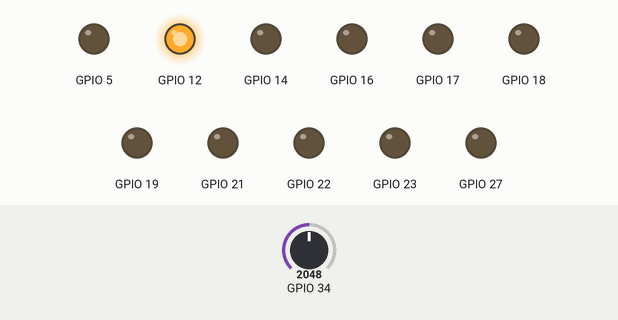
This program was run on a simulated ESP32. On the bench: output pins drawn as LEDs (lit = HIGH). The test bench sets the inputs (shaded band); at power-on: GPIO 34 = 2048.

Above: at 5.7 s.
5.8 s: GPIO 34 set to 3334
7.7 s: GPIO 34 set to 3458
At 9.4 s:
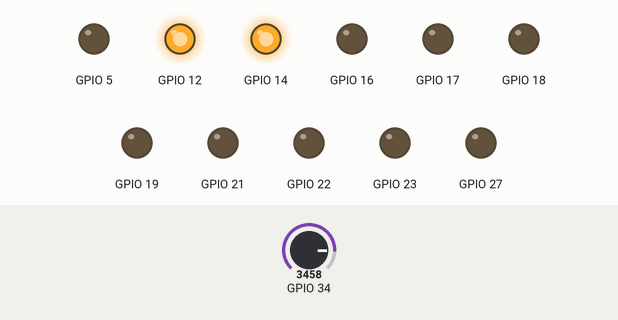
10.0 s: GPIO 34 set to 3534
11.7 s: GPIO 34 set to 3647
At 13.7 s:
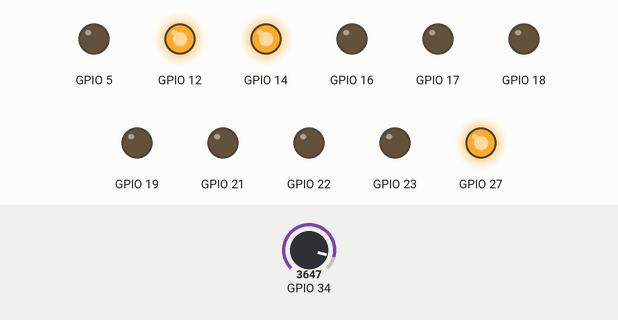
14.0 s: GPIO 34 set to 2866
At 15.2 s:
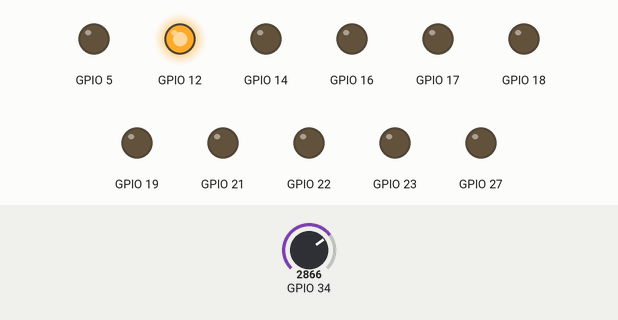
16.0 s: GPIO 34 set to 3603
At 16.8 s:
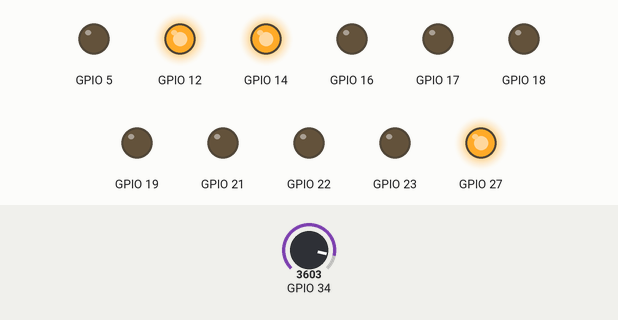
Timing chart, 0 to 19.0 s (numbered marks = the images above; inputs shaded):
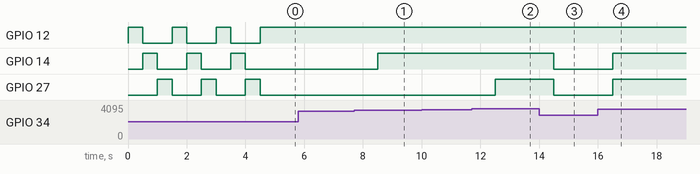

Measured:
- the behaviour switches between 3406 and 3407 on GPIO 34 (found by bisection; images 0 and 1)
- the behaviour switches between 3579 and 3580 on GPIO 34 (found by bisection; images 1 and 2)
- after the input at 5.8 s, every drawn part: stays the same
- after the input at 7.7 s, GPIO 14: LOW → HIGH after 0.80 s
- after the input at 10.0 s, every drawn part: stays the same
- after the input at 11.7 s, GPIO 27: LOW → HIGH after 0.80 s
- after the input at 14.0 s, GPIO 14, GPIO 27: HIGH → LOW after 0.50 s
- after the input at 16.0 s, GPIO 14, GPIO 27: LOW → HIGH after 0.50 s
- by itself, GPIO 12: alternates HIGH for 0.50 s and LOW for 1.0 s

The program:

main.cpp
```cpp
// (licence header left out)
#include <Arduino.h>
#include <MotorPWM.h>
#include <UDPcontrol.h>
#include <PS4Control.h>
#include <BatteryStatus.h>
#include <StatusLED.h>
#include "Sensor.h"
#include <Adafruit_LSM9DS1.h>

/*########################################################################*/
// Define control mode (comment out one of the following)                //#
#define UDP_CONTROL_MODE                                                 //#
//#define PS4_CONTROL_MODE                                               //#
/*########################################################################*/

// Uncomment to print the MAC address of ESP32 to the serial monitor
//#define PRINT_MAC_ADDRESS

// Define to enable serial debugging
//#define SERIAL_DEBUG

#ifdef SERIAL_DEBUG
  // Used to store the last time a message was printed to the serial monitor
  unsigned long previousMillis = 0;
#endif

// Variable used to check battery level and display it on the LED
unsigned long StatusUpdateMillis = 0;
float batteryVoltage;
uint8_t batteryPercent;

#ifdef UDP_CONTROL_MODE
  // Variable used to store the last time a status message was sent
  unsigned long lastStatusMessageMillis = 0;

  // Definition of network credentials and static IP configuration
  const char* ssid = "MecanumWheelCar";
  const char* password = "car12345";
  unsigned int commandPort = 4444;
  unsigned int statusPort = 4445;
  IPAddress localIP(192, 168, 10, 1);
  IPAddress gateway(192, 168, 10, 1);
  IPAddress subnet(255, 255, 255, 0);
#endif

#ifdef PS4_CONTROL_MODE
  unsigned long ledupdateMillis = 0;
#endif

// Arrays to store the move direction and motor speeds
int8_t moveDir[3]; // Array for dirX, dirY, and angle
int16_t motorSpeed[4]; // Array for motor_A, motor_B, motor_C, and motor_D

// Object for PWM motor control (frequency = 20 kHz, resolution = 8 bits)
MotorPWM MotorControl(20000,8);

// Create object for LSM9DS1 sensor
//Adafruit_LSM9DS1 lsm = Adafruit_LSM9DS1();
//read_data acc(&lsm);

#ifdef UDP_CONTROL_MODE
  UDPControl udpControl(ssid, password, commandPort, statusPort, localIP, gateway, subnet);
#elif defined(PS4_CONTROL_MODE)
  PS4_Control ps4Control;
#endif

// Function to handle the case when the battery level is critically low
void batteryEmpty();

// Function to initialize the car and set up the control mode
void setup(){
  initStatusLED();
  playStartupAnimation();

  initBatteryStatus();

  #if defined(PRINT_MAC_ADDRESS) || defined(SERIAL_DEBUG)
    Serial.begin(115200);
  #endif

  #ifdef PRINT_MAC_ADDRESS
    // Print the MAC address of the ESP32 to the serial monitor
    // Need to uncomment Libraries in PS4Control.h
    PS4_Control ps4BT;
    ps4BT.printMacAddress();
  #endif

  #ifdef UDP_CONTROL_MODE
    udpControl.setupAP();
    udpControl.begin();
  #elif defined(PS4_CONTROL_MODE)
    // Enter the Bluetooth MAC address of the ESP32
    ps4Control.PS4_Setup("a0:a3:b3:27:71:0a");
  #endif

  //acc.millisOld = millis();
  //acc.sensor_setup(lsm);

  // Set up the motor control
  MotorControl.pwmSetup();

  // Initialize the move direction
  moveDir[0] = 0;
  moveDir[1] = 0;
  moveDir[2] = 0;

  batteryVoltage = getBatteryVoltage();
  batteryPercent = calculateBatteryPercent(batteryVoltage);
}

// Main loop function to handle control input, calculate motor PWM values, and output them to the motors
void loop(){
  if (millis() - StatusUpdateMillis >= 1000){
      StatusUpdateMillis = millis();

      batteryVoltage = getBatteryVoltage();
      batteryPercent = calculateBatteryPercent(batteryVoltage);
      showBatteryLevel(batteryPercent);
    }

  /* Battey level check bugs sometimes out because voltage can drop below 10% for a short time
  if (batteryPercent <= 10){
    moveDir[0] = 0;
    moveDir[1] = 0;
    moveDir[2] = 0;
    MotorControl.calculatePWM(moveDir,motorSpeed);
    MotorControl.output(motorSpeed);
    batteryEmpty();
  }
  */

  #ifdef UDP_CONTROL_MODE
    udpControl.handlePackets(moveDir);

    if (udpControl.lastCommandReceived && (millis() - lastStatusMessageMillis >= 1000)) {
        lastStatusMessageMillis = millis();

        udpControl.sendStatusMessage(batteryVoltage, batteryPercent, motorSpeed);
    }

  #elif defined(PS4_CONTROL_MODE)
    ps4Control.handleInput(moveDir);

    if (millis() - ledupdateMillis >= 1000){
      ledupdateMillis = millis();
      ps4Control.batteryToLED(batteryPercent);
    }
  #endif

  MotorControl.calculatePWM(moveDir,motorSpeed);
  MotorControl.output(motorSpeed);

  // collect sensor data from gyroscope and accelerometer
  //acc.data_read(lsm, acc);

  #ifdef SERIAL_DEBUG
  if (millis() - previousMillis >= 1000)
  {
    previousMillis = millis();

    //acc.data_display(acc);

    float batteryVoltage = getBatteryVoltage();
    Serial.print("Battery ADC: ");
    Serial.println(getADCValue());

    Serial.print("Battery voltage: ");
    Serial.print(batteryVoltage);
    Serial.print(" V, ");
    Serial.print(calculateBatteryPercent(batteryVoltage));
    Serial.println(" %");

    Serial.println("Motor speeds: ");
    Serial.print("mA: ");
    Serial.print(motorSpeed[0]);
    Serial.print(" ");
    Serial.print("mB: ");
    Serial.println(motorSpeed[1]);
    Serial.print("mC: ");
    Serial.print(motorSpeed[2]);
    Serial.print(" ");
    Serial.print("mD: ");
    Serial.println(motorSpeed[3]);

  }
  #endif
}

// Function to handle the case when the battery level is critically low
void batteryEmpty(){
  while (true){
    setGreenLED(false);
    setYellowLED(false);
    setRedLED(true);
    delay(500);
    setRedLED(false);
    delay(500);
  }
}
```
